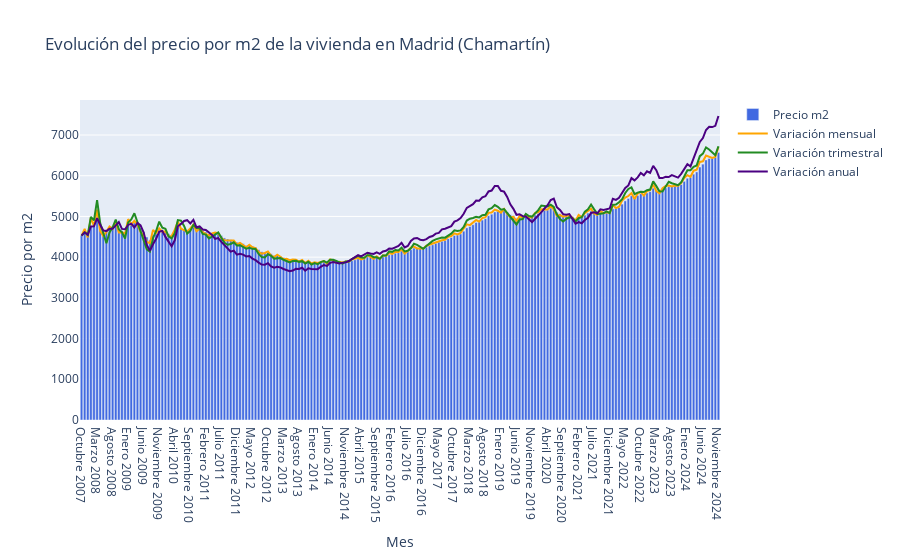

Write notebook code for a chart like this one.
### Markdown cell above
## Análisis del precio de la vivienda en Madrid (Chamartín)

### Code cell
soup = get_html('htmls/madrid/historico_madrid_ventas.html')
df_historico_precios_venta_madrid = extract_values(soup, divide=True)
plot_data(df_historico_precios_venta_madrid, title="Evolución del precio por m2 de la vivienda en Madrid (Chamartín)")

### Figure 1 — Plotly figure (JSON) as saved in the notebook; plotly's stock layout.template omitted (floating-point values rounded to 4 significant figures; data arrays with more than 128 entries replaced by an {"elided": "..."} marker saying what was removed)
{"data": [{"marker": {"color": "royalblue"}, "name": "Precio m2", "type": "bar", "x": {"elided": "206 str values"}, "y": {"elided": "206 float values"}}, {"hovertemplate": "Mes: %{x}<br>Variación mensual: %{y:.3f} €<br>Porcentaje: %{text}%<br>", "line": {"color": "orange"}, "mode": "lines", "name": "Variación mensual", "text": {"elided": "206 str values"}, "type": "scatter", "x": {"elided": "206 str values"}, "y": {"elided": "206 float values"}}, {"hovertemplate": "Mes: %{x}<br>Variación trimestral: %{y:.3f} €<br>Porcentaje: %{text}%<br>", "line": {"color": "forestgreen"}, "mode": "lines", "name": "Variación trimestral", "text": {"elided": "206 str values"}, "type": "scatter", "x": {"elided": "206 str values"}, "y": {"elided": "206 float values"}}, {"hovertemplate": "Mes: %{x}<br>Variación anual: %{y:.3f} €<br>Porcentaje: %{text}%<br>", "line": {"color": "indigo"}, "mode": "lines", "name": "Variación anual", "text": {"elided": "206 str values"}, "type": "scatter", "x": {"elided": "206 str values"}, "y": {"elided": "206 float values"}}], "layout": {"title": {"text": "Evolución del precio por m2 de la vivienda en Madrid (Chamartín)"}, "xaxis": {"title": {"text": "Mes"}}, "yaxis": {"title": {"text": "Precio por m2"}}, "yaxis2": {"overlaying": "y", "side": "right", "title": {"text": "Variación mensual (%)"}}}}
